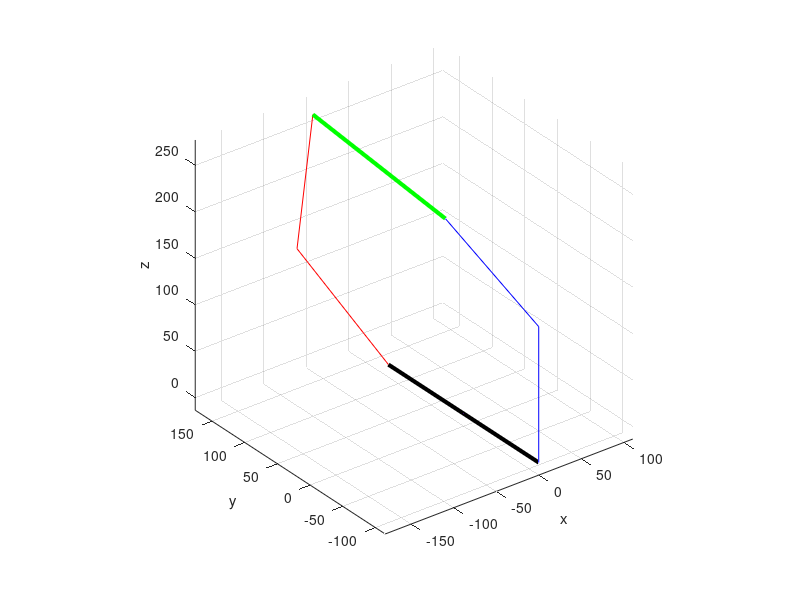

This figure's MATLAB source:
clc
clear
clf
l1 = 230.0692;
l2 = 146.25;
L1 = 230.0692;
L2 = 146.25;

% l1 = 2.20;
% l2 = 1.4725;
% L1 = 2.20;
% L2 = 1.4725;
% deg = pi/180;

q11q12q21q22 = [1.2*pi/4, 1*pi/2, 1*pi/4, 0.6*pi/2];
% q11q12q21q22 = [1.35283894173723    1.51568066620560    0.771619248250125    1.01963972090195];
q11 = q11q12q21q22(1);
q12 = q11q12q21q22(2);
q21 = q11q12q21q22(3);
q22 = q11q12q21q22(4);

x11 = sin(q11);
y11 = cos(q11);
x12 = sin(q12);
y12 = cos(q12);
x21 = sin(q21);
y21 = cos(q21);
x22 = sin(q22);
y22 = cos(q22);
% x1213 =  sin(q12 + q13);
% y1213 =  cos(q12 + q13);
% x2223 =  sin(q22 + q23);
% y2223 =  cos(q22 + q23);

%% Hand Calculate
%%----------------------------------------------------------------------------            
% the Substitutional Variables
F = cos(q11) * cos(q21) - sin(q11) * sin(q21);
G = sin(q12) - sin(q22);

D1 = 2 * L2 * F;
D2 = 2 * (L2 * cos(q22) + L1 * cos(q21) + L2 * F * cos(q12));

E1 = 2 * (L2 * cos(q12) + L1 * cos(q11) + L2 * F * cos(q22));
E2 = L2 * cos(q12)^2 + 2 * (L2 * F * cos(q22) + L1 * cos(q11)) * cos(q12) + L2 * cos(q22)^2 + 2 * L1 * cos(q21) * cos(q22);

H1 = L2^2;
H2 = 2 * L2 * E1;
H3 = 2 * L2^2 + E1^2 + 2 * L2 * E2 - D1^2;
H4 = 2 * (L2 * E1 + E1 * E2 - D1 * D2);
H5 = L2^2 + 2 * L2 * E2 + E2^2 - D2^2;

I1 = 2 * L2^2 - D1^2;
I2 = 2 * (L2 * E1 - D1 * D2);
I3 = 2 * L2^2 + 2 * L2 * E2 - D2^2;

%%----------------------------Simplified version----------------------------
J1 = L2^2 * G^4 - G^2 * (I1 - I2 + I3) + H1 - H2 + H3 - H4 + H5;
J2 = L2^2 * 8 * G^3 - 4 * G * (I1 - I2 + I3);
J3 = L2^2 * (4 * G^4 + 24 * G^2) - (4 * (I1 - I2 + I3) + 2 * G^2 * (2 * I3 - I2)) - 4 * H1 + 2 * H2 - 2 * H4 + 4 * H5;
J4 = L2^2 * (24 * G^3 + 32 * G) - 4 * G * (-I1 - I2 + 3 * I3);
J5 = L2^2 * (6 * G^4 + 48 * G^2 + 16) - (8 * (I3 - I1) + 2 * G^2 * (3 * I3 - I1)) + 6 * H1 - 2 * H3 + 6 * H5;
J6 = L2^2 * (24 * G^3 + 32 * G) - 4 * G * (-I1 + I2 + 3 * I3);
J7 = L2^2 * (4 * G^4 + 24 * G^2) - (4 * (I1 + I2 + I3) + 2 * G^2 * (I2 + 2 * I3)) - 4 * H1 - 2 * H2 + 2 * H4 + 4 * H5;
J8 = L2^2 * 8 * G^3 - 4 * G * (I1 + I2 + I3);
J9 = L2^2 * G^4 - G^2 * (I1 + I2 + I3) + H1 + H2 + H3 + H4 + H5;

% the coefficient matrix of the 8-degree polynomials equation
CoefficientMatrix8_Ji = [J1, J2, J3, J4, J5, J6, J7, J8, J9];

% calculate the root of the 8-degree polynomials equation
x = roots(CoefficientMatrix8_Ji);
%%----------------------------------------------------------------------------  
J1 * x.^8  + J2 * x.^7 + J3 * x.^6  + J4 * x.^5 + J5 * x.^4  + J6 * x.^3 + J7 * x.^2 + J8 * x.^1 + J9;

%% Symbolic Solution
% syms x
% C1 * x^8  + C2 * x^7 + C3 * x^6  + C4 * x^5 + C5 * x^4  + C6 * x^3 + C7 * x^2 + C8 * x^1 + C9 = 0;
% x = tan[(q12 + q13/2)/2]
% the coefficient matrix of the 8-degree polynomials equations
% the coefficient matrix of the 8-degree polynomials equation
% CoefficientMatrix8 = [C1, C2, C3, C4, C5, C6, C7, C8, C9];
%%----------------------------------------------------------------------------  
A1 = l2 * x11;
A2 = l2 * x21;
A3 = l2 * x11 * y12 - l2 * x21 * y22;
A4 = l2 * y11;
A5 = l2 * y21;
A6 = l2 * y11 * y12 + l2 * y21 * y22 + l1;

C1 =  (A2^4 + 2*A2^2*A5^2 + A5^4)*x12^4 + (- 4*A2^4 - 8*A2^2*A5^2 - 4*A5^4)*x12^3*x22 + (6*A2^4 + 12*A2^2*A5^2 + 6*A5^4)*x12^2*x22^2 + (2*A1^2*A2^2 - 2*A1^2*A5^2 - 4*A1*A2^2*A3 - 8*A1*A2*A4*A5 + 8*A1*A2*A5*A6 + 4*A1*A3*A5^2 - 2*A2^4 + 2*A2^2*A3^2 - 2*A2^2*A4^2 + 4*A2^2*A4*A6 - 4*A2^2*A5^2 - 2*A2^2*A6^2 + 2*A2^2*l1^2 + 8*A2*A3*A4*A5 - 8*A2*A3*A5*A6 - 2*A3^2*A5^2 + 2*A4^2*A5^2 - 4*A4*A5^2*A6 - 2*A5^4 + 2*A5^2*A6^2 + 2*A5^2*l1^2)*x12^2 + (- 4*A2^4 - 8*A2^2*A5^2 - 4*A5^4)*x12*x22^3 + (- 4*A1^2*A2^2 + 4*A1^2*A5^2 + 8*A1*A2^2*A3 + 16*A1*A2*A4*A5 - 16*A1*A2*A5*A6 - 8*A1*A3*A5^2 + 4*A2^4 - 4*A2^2*A3^2 + 4*A2^2*A4^2 - 8*A2^2*A4*A6 + 8*A2^2*A5^2 + 4*A2^2*A6^2 - 4*A2^2*l1^2 - 16*A2*A3*A4*A5 + 16*A2*A3*A5*A6 + 4*A3^2*A5^2 - 4*A4^2*A5^2 + 8*A4*A5^2*A6 + 4*A5^4 - 4*A5^2*A6^2 - 4*A5^2*l1^2)*x12*x22 + (A2^4 + 2*A2^2*A5^2 + A5^4)*x22^4 + (2*A1^2*A2^2 - 2*A1^2*A5^2 - 4*A1*A2^2*A3 - 8*A1*A2*A4*A5 + 8*A1*A2*A5*A6 + 4*A1*A3*A5^2 - 2*A2^4 + 2*A2^2*A3^2 - 2*A2^2*A4^2 + 4*A2^2*A4*A6 - 4*A2^2*A5^2 - 2*A2^2*A6^2 + 2*A2^2*l1^2 + 8*A2*A3*A4*A5 - 8*A2*A3*A5*A6 - 2*A3^2*A5^2 + 2*A4^2*A5^2 - 4*A4*A5^2*A6 - 2*A5^4 + 2*A5^2*A6^2 + 2*A5^2*l1^2)*x22^2 + A1^4 - 4*A1^3*A3 - 2*A1^2*A2^2 + 6*A1^2*A3^2 + 2*A1^2*A4^2 - 4*A1^2*A4*A6 + 2*A1^2*A5^2 + 2*A1^2*A6^2 - 2*A1^2*l1^2 + 4*A1*A2^2*A3 + 8*A1*A2*A4*A5 - 8*A1*A2*A5*A6 - 4*A1*A3^3 - 4*A1*A3*A4^2 + 8*A1*A3*A4*A6 - 4*A1*A3*A5^2 - 4*A1*A3*A6^2 + 4*A1*A3*l1^2 + A2^4 - 2*A2^2*A3^2 + 2*A2^2*A4^2 - 4*A2^2*A4*A6 + 2*A2^2*A5^2 + 2*A2^2*A6^2 - 2*A2^2*l1^2 - 8*A2*A3*A4*A5 + 8*A2*A3*A5*A6 + A3^4 + 2*A3^2*A4^2 - 4*A3^2*A4*A6 + 2*A3^2*A5^2 + 2*A3^2*A6^2 - 2*A3^2*l1^2 + A4^4 - 4*A4^3*A6 - 2*A4^2*A5^2 + 6*A4^2*A6^2 - 2*A4^2*l1^2 + 4*A4*A5^2*A6 - 4*A4*A6^3 + 4*A4*A6*l1^2 + A5^4 - 2*A5^2*A6^2 - 2*A5^2*l1^2 + A6^4 - 2*A6^2*l1^2 + l1^4;
C2 =  (8*A2^4 + 16*A2^2*A5^2 + 8*A5^4)*x12^3 + (- 24*A2^4 - 48*A2^2*A5^2 - 24*A5^4)*x12^2*x22 + (24*A2^4 + 48*A2^2*A5^2 + 24*A5^4)*x12*x22^2 + (8*A1^2*A2^2 - 8*A1^2*A5^2 - 16*A1*A2^2*A3 - 32*A1*A2*A4*A5 + 32*A1*A2*A5*A6 + 16*A1*A3*A5^2 - 8*A2^4 + 8*A2^2*A3^2 - 8*A2^2*A4^2 + 16*A2^2*A4*A6 - 16*A2^2*A5^2 - 8*A2^2*A6^2 + 8*A2^2*l1^2 + 32*A2*A3*A4*A5 - 32*A2*A3*A5*A6 - 8*A3^2*A5^2 + 8*A4^2*A5^2 - 16*A4*A5^2*A6 - 8*A5^4 + 8*A5^2*A6^2 + 8*A5^2*l1^2)*x12 + (- 8*A2^4 - 16*A2^2*A5^2 - 8*A5^4)*x22^3 + (- 8*A1^2*A2^2 + 8*A1^2*A5^2 + 16*A1*A2^2*A3 + 32*A1*A2*A4*A5 - 32*A1*A2*A5*A6 - 16*A1*A3*A5^2 + 8*A2^4 - 8*A2^2*A3^2 + 8*A2^2*A4^2 - 16*A2^2*A4*A6 + 16*A2^2*A5^2 + 8*A2^2*A6^2 - 8*A2^2*l1^2 - 32*A2*A3*A4*A5 + 32*A2*A3*A5*A6 + 8*A3^2*A5^2 - 8*A4^2*A5^2 + 16*A4*A5^2*A6 + 8*A5^4 - 8*A5^2*A6^2 - 8*A5^2*l1^2)*x22;
C3 =  (4*A2^4 + 8*A2^2*A5^2 + 4*A5^4)*x12^4 + (- 16*A2^4 - 32*A2^2*A5^2 - 16*A5^4)*x12^3*x22 + (24*A2^4 + 48*A2^2*A5^2 + 24*A5^4)*x12^2*x22^2 + (16*A2^4 + 8*A2^2*A3^2 - 8*A1*A2^2*A3 + 32*A2^2*A5^2 - 8*A2^2*A6^2 + 8*A4*A2^2*A6 + 8*A2^2*l1^2 - 32*A2*A3*A5*A6 + 16*A4*A2*A3*A5 + 16*A1*A2*A5*A6 - 8*A3^2*A5^2 + 8*A1*A3*A5^2 + 16*A5^4 + 8*A5^2*A6^2 - 8*A4*A5^2*A6 + 8*A5^2*l1^2)*x12^2 + (- 16*A2^4 - 32*A2^2*A5^2 - 16*A5^4)*x12*x22^3 + (- 32*A2^4 - 16*A2^2*A3^2 + 16*A1*A2^2*A3 - 64*A2^2*A5^2 + 16*A2^2*A6^2 - 16*A4*A2^2*A6 - 16*A2^2*l1^2 + 64*A2*A3*A5*A6 - 32*A4*A2*A3*A5 - 32*A1*A2*A5*A6 + 16*A3^2*A5^2 - 16*A1*A3*A5^2 - 32*A5^4 - 16*A5^2*A6^2 + 16*A4*A5^2*A6 - 16*A5^2*l1^2)*x12*x22 + (4*A2^4 + 8*A2^2*A5^2 + 4*A5^4)*x22^4 + (16*A2^4 + 8*A2^2*A3^2 - 8*A1*A2^2*A3 + 32*A2^2*A5^2 - 8*A2^2*A6^2 + 8*A4*A2^2*A6 + 8*A2^2*l1^2 - 32*A2*A3*A5*A6 + 16*A4*A2*A3*A5 + 16*A1*A2*A5*A6 - 8*A3^2*A5^2 + 8*A1*A3*A5^2 + 16*A5^4 + 8*A5^2*A6^2 - 8*A4*A5^2*A6 + 8*A5^2*l1^2)*x22^2 - 4*A1^4 + 8*A1^3*A3 + 8*A1^2*A2^2 - 8*A1^2*A4^2 + 8*A1^2*A4*A6 - 8*A1^2*A5^2 - 8*A1*A2^2*A3 - 32*A1*A2*A4*A5 + 16*A1*A2*A5*A6 - 8*A1*A3^3 + 8*A1*A3*A4^2 + 8*A1*A3*A5^2 - 8*A1*A3*A6^2 + 8*A1*A3*l1^2 - 4*A2^4 - 8*A2^2*A4^2 + 8*A2^2*A4*A6 - 8*A2^2*A5^2 + 16*A2*A3*A4*A5 + 4*A3^4 - 8*A3^2*A4*A6 + 8*A3^2*A6^2 - 8*A3^2*l1^2 - 4*A4^4 + 8*A4^3*A6 + 8*A4^2*A5^2 - 8*A4*A5^2*A6 - 8*A4*A6^3 + 8*A4*A6*l1^2 - 4*A5^4 + 4*A6^4 - 8*A6^2*l1^2 + 4*l1^4;
C4 =  (24*A2^4 + 48*A2^2*A5^2 + 24*A5^4)*x12^3 + (- 72*A2^4 - 144*A2^2*A5^2 - 72*A5^4)*x12^2*x22 + (72*A2^4 + 144*A2^2*A5^2 + 72*A5^4)*x12*x22^2 + (- 8*A1^2*A2^2 + 8*A1^2*A5^2 - 16*A1*A2^2*A3 + 32*A1*A2*A4*A5 + 32*A1*A2*A5*A6 + 16*A1*A3*A5^2 + 8*A2^4 + 24*A2^2*A3^2 + 8*A2^2*A4^2 + 16*A2^2*A4*A6 + 16*A2^2*A5^2 - 24*A2^2*A6^2 + 24*A2^2*l1^2 + 32*A2*A3*A4*A5 - 96*A2*A3*A5*A6 - 24*A3^2*A5^2 - 8*A4^2*A5^2 - 16*A4*A5^2*A6 + 8*A5^4 + 24*A5^2*A6^2 + 24*A5^2*l1^2)*x12 + (- 24*A2^4 - 48*A2^2*A5^2 - 24*A5^4)*x22^3 + (8*A1^2*A2^2 - 8*A1^2*A5^2 + 16*A1*A2^2*A3 - 32*A1*A2*A4*A5 - 32*A1*A2*A5*A6 - 16*A1*A3*A5^2 - 8*A2^4 - 24*A2^2*A3^2 - 8*A2^2*A4^2 - 16*A2^2*A4*A6 - 16*A2^2*A5^2 + 24*A2^2*A6^2 - 24*A2^2*l1^2 - 32*A2*A3*A4*A5 + 96*A2*A3*A5*A6 + 24*A3^2*A5^2 + 8*A4^2*A5^2 + 16*A4*A5^2*A6 - 8*A5^4 - 24*A5^2*A6^2 - 24*A5^2*l1^2)*x22;
C5 =  (6*A2^4 + 12*A2^2*A5^2 + 6*A5^4)*x12^4 + (- 24*A2^4 - 48*A2^2*A5^2 - 24*A5^4)*x12^3*x22 + (36*A2^4 + 72*A2^2*A5^2 + 36*A5^4)*x12^2*x22^2 + (- 4*A1^2*A2^2 + 4*A1^2*A5^2 + 16*A1*A2*A4*A5 + 36*A2^4 + 12*A2^2*A3^2 + 4*A2^2*A4^2 + 72*A2^2*A5^2 - 12*A2^2*A6^2 + 12*A2^2*l1^2 - 48*A2*A3*A5*A6 - 12*A3^2*A5^2 - 4*A4^2*A5^2 + 36*A5^4 + 12*A5^2*A6^2 + 12*A5^2*l1^2)*x12^2 + (- 24*A2^4 - 48*A2^2*A5^2 - 24*A5^4)*x12*x22^3 + (8*A1^2*A2^2 - 8*A1^2*A5^2 - 32*A1*A2*A4*A5 - 72*A2^4 - 24*A2^2*A3^2 - 8*A2^2*A4^2 - 144*A2^2*A5^2 + 24*A2^2*A6^2 - 24*A2^2*l1^2 + 96*A2*A3*A5*A6 + 24*A3^2*A5^2 + 8*A4^2*A5^2 - 72*A5^4 - 24*A5^2*A6^2 - 24*A5^2*l1^2)*x12*x22 + (6*A2^4 + 12*A2^2*A5^2 + 6*A5^4)*x22^4 + (- 4*A1^2*A2^2 + 4*A1^2*A5^2 + 16*A1*A2*A4*A5 + 36*A2^4 + 12*A2^2*A3^2 + 4*A2^2*A4^2 + 72*A2^2*A5^2 - 12*A2^2*A6^2 + 12*A2^2*l1^2 - 48*A2*A3*A5*A6 - 12*A3^2*A5^2 - 4*A4^2*A5^2 + 36*A5^4 + 12*A5^2*A6^2 + 12*A5^2*l1^2)*x22^2 + 6*A1^4 - 12*A1^2*A2^2 - 12*A1^2*A3^2 + 12*A1^2*A4^2 + 12*A1^2*A5^2 - 4*A1^2*A6^2 + 4*A1^2*l1^2 + 48*A1*A2*A4*A5 - 16*A1*A3*A4*A6 + 6*A2^4 + 4*A2^2*A3^2 + 12*A2^2*A4^2 + 12*A2^2*A5^2 - 4*A2^2*A6^2 + 4*A2^2*l1^2 - 16*A2*A3*A5*A6 + 6*A3^4 - 4*A3^2*A4^2 - 4*A3^2*A5^2 + 12*A3^2*A6^2 - 12*A3^2*l1^2 + 6*A4^4 - 12*A4^2*A5^2 - 12*A4^2*A6^2 + 4*A4^2*l1^2 + 6*A5^4 + 4*A5^2*A6^2 + 4*A5^2*l1^2 + 6*A6^4 - 12*A6^2*l1^2 + 6*l1^4;
C6 = (24*A2^4 + 48*A2^2*A5^2 + 24*A5^4)*x12^3 + (- 72*A2^4 - 144*A2^2*A5^2 - 72*A5^4)*x12^2*x22 + (72*A2^4 + 144*A2^2*A5^2 + 72*A5^4)*x12*x22^2 + (- 8*A1^2*A2^2 + 8*A1^2*A5^2 + 16*A1*A2^2*A3 + 32*A1*A2*A4*A5 - 32*A1*A2*A5*A6 - 16*A1*A3*A5^2 + 8*A2^4 + 24*A2^2*A3^2 + 8*A2^2*A4^2 - 16*A2^2*A4*A6 + 16*A2^2*A5^2 - 24*A2^2*A6^2 + 24*A2^2*l1^2 - 32*A2*A3*A4*A5 - 96*A2*A3*A5*A6 - 24*A3^2*A5^2 - 8*A4^2*A5^2 + 16*A4*A5^2*A6 + 8*A5^4 + 24*A5^2*A6^2 + 24*A5^2*l1^2)*x12 + (- 24*A2^4 - 48*A2^2*A5^2 - 24*A5^4)*x22^3 + (8*A1^2*A2^2 - 8*A1^2*A5^2 - 16*A1*A2^2*A3 - 32*A1*A2*A4*A5 + 32*A1*A2*A5*A6 + 16*A1*A3*A5^2 - 8*A2^4 - 24*A2^2*A3^2 - 8*A2^2*A4^2 + 16*A2^2*A4*A6 - 16*A2^2*A5^2 + 24*A2^2*A6^2 - 24*A2^2*l1^2 + 32*A2*A3*A4*A5 + 96*A2*A3*A5*A6 + 24*A3^2*A5^2 + 8*A4^2*A5^2 - 16*A4*A5^2*A6 - 8*A5^4 - 24*A5^2*A6^2 - 24*A5^2*l1^2)*x22;
C7 = (4*A2^4 + 8*A2^2*A5^2 + 4*A5^4)*x12^4 + (- 16*A2^4 - 32*A2^2*A5^2 - 16*A5^4)*x12^3*x22 + (24*A2^4 + 48*A2^2*A5^2 + 24*A5^4)*x12^2*x22^2 + (16*A2^4 + 8*A2^2*A3^2 + 8*A1*A2^2*A3 + 32*A2^2*A5^2 - 8*A2^2*A6^2 - 8*A4*A2^2*A6 + 8*A2^2*l1^2 - 32*A2*A3*A5*A6 - 16*A4*A2*A3*A5 - 16*A1*A2*A5*A6 - 8*A3^2*A5^2 - 8*A1*A3*A5^2 + 16*A5^4 + 8*A5^2*A6^2 + 8*A4*A5^2*A6 + 8*A5^2*l1^2)*x12^2 + (- 16*A2^4 - 32*A2^2*A5^2 - 16*A5^4)*x12*x22^3 + (- 32*A2^4 - 16*A2^2*A3^2 - 16*A1*A2^2*A3 - 64*A2^2*A5^2 + 16*A2^2*A6^2 + 16*A4*A2^2*A6 - 16*A2^2*l1^2 + 64*A2*A3*A5*A6 + 32*A4*A2*A3*A5 + 32*A1*A2*A5*A6 + 16*A3^2*A5^2 + 16*A1*A3*A5^2 - 32*A5^4 - 16*A5^2*A6^2 - 16*A4*A5^2*A6 - 16*A5^2*l1^2)*x12*x22 + (4*A2^4 + 8*A2^2*A5^2 + 4*A5^4)*x22^4 + (16*A2^4 + 8*A2^2*A3^2 + 8*A1*A2^2*A3 + 32*A2^2*A5^2 - 8*A2^2*A6^2 - 8*A4*A2^2*A6 + 8*A2^2*l1^2 - 32*A2*A3*A5*A6 - 16*A4*A2*A3*A5 - 16*A1*A2*A5*A6 - 8*A3^2*A5^2 - 8*A1*A3*A5^2 + 16*A5^4 + 8*A5^2*A6^2 + 8*A4*A5^2*A6 + 8*A5^2*l1^2)*x22^2 - 4*A1^4 - 8*A1^3*A3 + 8*A1^2*A2^2 - 8*A1^2*A4^2 - 8*A1^2*A4*A6 - 8*A1^2*A5^2 + 8*A1*A2^2*A3 - 32*A1*A2*A4*A5 - 16*A1*A2*A5*A6 + 8*A1*A3^3 - 8*A1*A3*A4^2 - 8*A1*A3*A5^2 + 8*A1*A3*A6^2 - 8*A1*A3*l1^2 - 4*A2^4 - 8*A2^2*A4^2 - 8*A2^2*A4*A6 - 8*A2^2*A5^2 - 16*A2*A3*A4*A5 + 4*A3^4 + 8*A3^2*A4*A6 + 8*A3^2*A6^2 - 8*A3^2*l1^2 - 4*A4^4 - 8*A4^3*A6 + 8*A4^2*A5^2 + 8*A4*A5^2*A6 + 8*A4*A6^3 - 8*A4*A6*l1^2 - 4*A5^4 + 4*A6^4 - 8*A6^2*l1^2 + 4*l1^4;
C8 =  (8*A2^4 + 16*A2^2*A5^2 + 8*A5^4)*x12^3 + (- 24*A2^4 - 48*A2^2*A5^2 - 24*A5^4)*x12^2*x22 + (24*A2^4 + 48*A2^2*A5^2 + 24*A5^4)*x12*x22^2 + (8*A1^2*A2^2 - 8*A1^2*A5^2 + 16*A1*A2^2*A3 - 32*A1*A2*A4*A5 - 32*A1*A2*A5*A6 - 16*A1*A3*A5^2 - 8*A2^4 + 8*A2^2*A3^2 - 8*A2^2*A4^2 - 16*A2^2*A4*A6 - 16*A2^2*A5^2 - 8*A2^2*A6^2 + 8*A2^2*l1^2 - 32*A2*A3*A4*A5 - 32*A2*A3*A5*A6 - 8*A3^2*A5^2 + 8*A4^2*A5^2 + 16*A4*A5^2*A6 - 8*A5^4 + 8*A5^2*A6^2 + 8*A5^2*l1^2)*x12 + (- 8*A2^4 - 16*A2^2*A5^2 - 8*A5^4)*x22^3 + (- 8*A1^2*A2^2 + 8*A1^2*A5^2 - 16*A1*A2^2*A3 + 32*A1*A2*A4*A5 + 32*A1*A2*A5*A6 + 16*A1*A3*A5^2 + 8*A2^4 - 8*A2^2*A3^2 + 8*A2^2*A4^2 + 16*A2^2*A4*A6 + 16*A2^2*A5^2 + 8*A2^2*A6^2 - 8*A2^2*l1^2 + 32*A2*A3*A4*A5 + 32*A2*A3*A5*A6 + 8*A3^2*A5^2 - 8*A4^2*A5^2 - 16*A4*A5^2*A6 + 8*A5^4 - 8*A5^2*A6^2 - 8*A5^2*l1^2)*x22;
C9 =  (A2^4 + 2*A2^2*A5^2 + A5^4)*x12^4 + (- 4*A2^4 - 8*A2^2*A5^2 - 4*A5^4)*x12^3*x22 + (6*A2^4 + 12*A2^2*A5^2 + 6*A5^4)*x12^2*x22^2 + (2*A1^2*A2^2 - 2*A1^2*A5^2 + 4*A1*A2^2*A3 - 8*A1*A2*A4*A5 - 8*A1*A2*A5*A6 - 4*A1*A3*A5^2 - 2*A2^4 + 2*A2^2*A3^2 - 2*A2^2*A4^2 - 4*A2^2*A4*A6 - 4*A2^2*A5^2 - 2*A2^2*A6^2 + 2*A2^2*l1^2 - 8*A2*A3*A4*A5 - 8*A2*A3*A5*A6 - 2*A3^2*A5^2 + 2*A4^2*A5^2 + 4*A4*A5^2*A6 - 2*A5^4 + 2*A5^2*A6^2 + 2*A5^2*l1^2)*x12^2 + (- 4*A2^4 - 8*A2^2*A5^2 - 4*A5^4)*x12*x22^3 + (- 4*A1^2*A2^2 + 4*A1^2*A5^2 - 8*A1*A2^2*A3 + 16*A1*A2*A4*A5 + 16*A1*A2*A5*A6 + 8*A1*A3*A5^2 + 4*A2^4 - 4*A2^2*A3^2 + 4*A2^2*A4^2 + 8*A2^2*A4*A6 + 8*A2^2*A5^2 + 4*A2^2*A6^2 - 4*A2^2*l1^2 + 16*A2*A3*A4*A5 + 16*A2*A3*A5*A6 + 4*A3^2*A5^2 - 4*A4^2*A5^2 - 8*A4*A5^2*A6 + 4*A5^4 - 4*A5^2*A6^2 - 4*A5^2*l1^2)*x12*x22 + (A2^4 + 2*A2^2*A5^2 + A5^4)*x22^4 + (2*A1^2*A2^2 - 2*A1^2*A5^2 + 4*A1*A2^2*A3 - 8*A1*A2*A4*A5 - 8*A1*A2*A5*A6 - 4*A1*A3*A5^2 - 2*A2^4 + 2*A2^2*A3^2 - 2*A2^2*A4^2 - 4*A2^2*A4*A6 - 4*A2^2*A5^2 - 2*A2^2*A6^2 + 2*A2^2*l1^2 - 8*A2*A3*A4*A5 - 8*A2*A3*A5*A6 - 2*A3^2*A5^2 + 2*A4^2*A5^2 + 4*A4*A5^2*A6 - 2*A5^4 + 2*A5^2*A6^2 + 2*A5^2*l1^2)*x22^2 + A1^4 + 4*A1^3*A3 - 2*A1^2*A2^2 + 6*A1^2*A3^2 + 2*A1^2*A4^2 + 4*A1^2*A4*A6 + 2*A1^2*A5^2 + 2*A1^2*A6^2 - 2*A1^2*l1^2 - 4*A1*A2^2*A3 + 8*A1*A2*A4*A5 + 8*A1*A2*A5*A6 + 4*A1*A3^3 + 4*A1*A3*A4^2 + 8*A1*A3*A4*A6 + 4*A1*A3*A5^2 + 4*A1*A3*A6^2 - 4*A1*A3*l1^2 + A2^4 - 2*A2^2*A3^2 + 2*A2^2*A4^2 + 4*A2^2*A4*A6 + 2*A2^2*A5^2 + 2*A2^2*A6^2 - 2*A2^2*l1^2 + 8*A2*A3*A4*A5 + 8*A2*A3*A5*A6 + A3^4 + 2*A3^2*A4^2 + 4*A3^2*A4*A6 + 2*A3^2*A5^2 + 2*A3^2*A6^2 - 2*A3^2*l1^2 + A4^4 + 4*A4^3*A6 - 2*A4^2*A5^2 + 6*A4^2*A6^2 - 2*A4^2*l1^2 - 4*A4*A5^2*A6 + 4*A4*A6^3 - 4*A4*A6*l1^2 + A5^4 - 2*A5^2*A6^2 - 2*A5^2*l1^2 + A6^4 - 2*A6^2*l1^2 + l1^4;

% the coefficient matrix of the 8-degree polynomials equation
CoefficientMatrix8_Ci = [C1, C2, C3, C4, C5, C6, C7, C8, C9]/2.13890625e4;

% calculate the root of the 8-degree polynomials equation
%---------- x = roots()-----------
% x = roots(CoefficientMatrix8_Ci);

%---------- x = fzero(fun,x0)-----------
% fun = @(x) J1 * x.^8  + J2 * x.^7 + J3 * x.^6  + J4 * x.^5 + J5 * x.^4  + J6 * x.^3 + J7 * x.^2 + J8 * x.^1 + J9;
% x0 = 0;
% x = fzero(fun,x0);
%%----------------------------------------------------------------------------  

%  error = CoefficientMatrix8_Ci/CoefficientMatrix8_Ji

%%
% get the value of real number (+/-)
x = x(imag(x) == 0);
NumRealq13 = length (x);

% the final value of "+/-theta13" 
% the programm should judge the sign of the value

% For real elements of X, atan(X) returns values in the interval [-pi/2,pi/2]
% Here we elimate the q13all = +/-pi, namely, p = [0 0 0 0 0 0]
for i = 1:length (x)
    if  abs( abs(2 * atan(x(i)) - q12) - pi ) > 1e-8
        if 2 * atan(x(i)) - q12 < 0
            q13all(i) =  2*pi + 2 * atan(x(i)) - q12;
        else
            q13all(i) =  2 * atan(x(i)) - q12;
        end
    else
        continue;
    end
end
%% ------------------Obtain all of the correct values and assign to q13q23-------------------------
% numbers of i and j are used to count the possible values that satisfy the
% condiation of C1z = C2z; And then, assign all the possible values to
% matrix q13q23;
tic
for Numq13 = 1:length(q13all)
    
    q13SingleValue = q13all(Numq13);
    
    %% -------------- Calculate the value of q23 (theta23) ----------------
    % (q22+q23all)*180/pi
    % sin(q12) + sin(q12+q13SingleValue) - sin(q22) - sin(q22+q23all) == 0
    %  For real elements of x in the interval [-1,1], asin(x) returns values in the interval [-pi/2,pi/2]
    % iterative method to get the optimal value
    % if
    j = 0;
    delta_q13 = 0.1;
    while(abs(sin(q12) + sin(q12 + q13SingleValue) - sin(q22)) >= 1 && j <= 500)
        j = j + 1;
        if q12 + q13SingleValue > pi/2 || (q12 + q13SingleValue > -pi/2 && q12 + q13SingleValue <= 0)
            q13SingleValue = q13SingleValue + delta_q13;
        elseif q12 + q13SingleValue < -pi/2 || (q12 + q13SingleValue > 0 && q12 + q13SingleValue < pi/2)
            q13SingleValue = q13SingleValue - delta_q13;
        end
    end
    %
    q23all(1) = asin(sin(q12) + sin(q12 + q13SingleValue) - sin(q22)) - q22;
    if sin(q12) + sin(q12 + q13SingleValue) - sin(q22) <= 0
        q23all(2) =  - pi - asin(sin(q12) + sin(q12 + q13SingleValue) - sin(q22)) - q22;
    else
        q23all(2) =    pi - asin(sin(q12) + sin(q12 + q13SingleValue) - sin(q22)) - q22;
    end
    % q23all * 180 / pi
    
    for Numq23 = 1:length(q23all)
        q23SingleValue = q23all(Numq23);
        %%-----------------------Get the output values of Moving Platform-----------------------
        %%--------------------Calculate the position of Ai Bi Ci------------------
        A1 = [0, -L1/2, 0];
        B1 = [L2 * cos(q12) * sin(q11), -L1/2 - L2 * cos(q12) * cos(q11), L2 * sin(q12)];
        C1 = [L2 * (cos(q12) + cos(q12 + q13SingleValue)) * sin(q11), -L1/2 - L2 * (cos(q12) + cos(q12 + q13SingleValue)) * cos(q11), ...
            L2 * (sin(q12) + sin(q12 + q13SingleValue))];
        
        A2 = [0, L1/2, 0];
        B2 = [- L2 * cos(q22) * sin(q21), L1/2 + L2 * cos(q22) * cos(q21), L2 * sin(q22)];
        C2 = [- L2 * (cos(q22) + cos(q22 + q23SingleValue)) * sin(q21), L1/2 + L2 * (cos(q22) + cos(q22 + q23SingleValue)) * cos(q21),...
            L2 * (sin(q22) + sin(q22 + q23SingleValue))];
        %%------------------------------------------------------------------------
        JudgeLength_C1C2(Numq23) = norm(C1 - C2) - L1;
    end
    
    %Choose the column of minmum solution
    [~,col] = find(JudgeLength_C1C2 == min(JudgeLength_C1C2));
    
    %% Note:::::::::::::
    %  The value from 8-degree polynomials equation is not correct!!!!!
    % In order to get the right value, here, I use the calculated minimum q13SingleValue data to approch the correct value
    
    % Approching Algorithm is a iterative pocesss see below in
    % While loop
    if  abs(C1(3) - C2(3)) > 1e-8 || abs( q13all(Numq13) ) - pi > 1e-8 || abs(JudgeLength_C1C2(col(1))) > 1e-8
        JudgeLength_C1C2_min = JudgeLength_C1C2(col(1));
        delta_q13 = 0.05;
        q13SingleValue = q13SingleValue - delta_q13;
        SignChange_1 = 0;
        SignChange_2 = 0;
        k = 0;
        
        % iterative method to get the optimal value
        while(abs(norm(C1 - C2) - L1) > 1e-8 && k <= 500)
            k = k + 1;
            %j = 0;
            % Here, we must make sure 'sin_value belongs to [-1 1]'
            sin_value = sin(q12) + sin(q12 + q13SingleValue) - sin(q22);
%             while(abs(sin_value) >= 1 && j <= 500)
%                 j = j + 1;
%                 if (q12 + q13SingleValue > pi/2 && q12 + q13SingleValue <= pi)||...
%                         (q12 + q13SingleValue > 3*pi/2 && q12 + q13SingleValue <= 2*pi)
%                     q13SingleValue = q13SingleValue + delta_q13;
%                 elseif  (q12 + q13SingleValue >= 0 && q12 + q13SingleValue <= pi/2)||...
%                         (q12 + q13SingleValue > pi && q12 + q13SingleValue <= 3*pi/2)
%                     q13SingleValue = q13SingleValue - delta_q13;
%                 end
%                 sin_value = sin(q12) + sin(q12 + q13SingleValue) - sin(q22);
%             end
            %
            q23all(1) = asin(sin_value) - q22;
            if sin_value <= 0
                q23all(2) =  - pi - asin(sin_value) - q22;
            else
                q23all(2) =    pi - asin(sin_value) - q22;
            end
            % Choose the correct q23all
            if k == 1
                for Numq23 = 1:length(q23all)
                    q23SingleValue = q23all(Numq23);
                    C1 = [L2 * (cos(q12) + cos(q12 + q13SingleValue)) * sin(q11), -L1/2 - L2 * (cos(q12) + cos(q12 + q13SingleValue)) * cos(q11), ...
                        L2 * (sin(q12) + sin(q12 + q13SingleValue))];
                    C2 = [- L2 * (cos(q22) + cos(q22 + q23SingleValue)) * sin(q21), L1/2 + L2 * (cos(q22) + cos(q22 + q23SingleValue)) * cos(q21),...
                        L2 * (sin(q22) + sin(q22 + q23SingleValue))];
                    JudgeLength_C1C2(Numq23) = norm(C1 - C2) - L1;
                end
                %Choose the column of minmum solution
                [~,col] = find(JudgeLength_C1C2 == min(JudgeLength_C1C2));
                %JudgeLength_C1C2_min = JudgeLength_C1C2(col(1));
            else
                q23SingleValue = q23all(col);
                C1 = [L2 * (cos(q12) + cos(q12 + q13SingleValue)) * sin(q11), -L1/2 - L2 * (cos(q12) + cos(q12 + q13SingleValue)) * cos(q11), ...
                    L2 * (sin(q12) + sin(q12 + q13SingleValue))];
                C2 = [- L2 * (cos(q22) + cos(q22 + q23SingleValue)) * sin(q21), L1/2 + L2 * (cos(q22) + cos(q22 + q23SingleValue)) * cos(q21),...
                    L2 * (sin(q22) + sin(q22 + q23SingleValue))];
            end
            %
            if JudgeLength_C1C2_min > 0
                if SignChange_1 == 0
                    if(norm(C1 - C2) - L1) - JudgeLength_C1C2_min < 0
                        delta_q13 = 0.5 * delta_q13;
                    elseif (norm(C1 - C2) - L1) - JudgeLength_C1C2_min >= 0
                        delta_q13 = - 0.5 * delta_q13;
                    end                    
                end
                SignChange_1 = SignChange_1 + 1;
                SignChange_2 = 0;
            elseif JudgeLength_C1C2_min < 0
                if SignChange_2 == 0
                    if(norm(C1 - C2) - L1) - JudgeLength_C1C2_min > 0
                        delta_q13 = 0.5 * delta_q13;
                    elseif (norm(C1 - C2) - L1) - JudgeLength_C1C2_min <= 0
                        delta_q13 = - 0.5 * delta_q13;
                    end
                end
                SignChange_1 = 0;
                SignChange_2 = SignChange_2 + 1;
            end
            q13SingleValue = q13SingleValue - delta_q13;
            JudgeLength_C1C2_min = norm(C1 - C2) - L1;
        end
        
        % assign the values to q13q23
        q13 = q13SingleValue;
        q23 = q23SingleValue;
        
        % Calculate the center point of moving platform
        p(1:3) = (C1 + C2) / 2;
        C1C2 = C2 - C1;
        yaxis = [0, 1, 0];
        % Judge the direction of the rotation around Z-axis
        if C1(1) < C2(1)
            gamma = -acos((C1C2 * yaxis')/(norm(C1C2)* norm(yaxis)));
        else
            gamma = acos((C1C2 * yaxis')/(norm(C1C2)* norm(yaxis)));
        end
        p(4:6) = [0, 0, gamma];
        ABC = [A1, B1, C1, A2, B2, C2];
        
        %%-------------------------q14q15 and q24q25------------------------------
        % Calculate the angles of q14q15 and q24q25
        q14 = q12 + q13 - pi/2;
        q15 = q11;
        q24 = q22 + q23 - pi/2;
        q25 = q21;
        %%------------------------------------------------------------------------
        %%-------------------------q11-q15 and q21-q25------------------------------
        q1q2 = [q11, q12, q13, q14, q15, q21, q22, q23, q24, q25];
        if abs( abs(q13SingleValue) - pi ) < 1e-8
            % q13SingleValue = +/- pi
            continue;
        else
            break;
        end
    elseif  abs( q13all(Numq13) ) - pi < 1e-8 && JudgeLength_C1C2(col(1)) < 1e-8
        display('Zero Position, Calculation process needs to check!');
        p = [0 0 0 0 0 0];
        gamma = 0;
        q13 = pi;
        q23 = pi;
        ABC = [A1, B1, C1, A2, B2, C2];
        q14 = q12 + q13 - pi/2;
        q15 = q11;
        q24 = q22 + q23 - pi/2;
        q25 = q21;
        q1q2 = [q11, q12, q13, q14, q15, q21, q22, q23, q24, q25];
    else
        display('No solution for this input, Calculation process is stopped');
        p = [];
        ABC = [];
        q1q2 = [0, pi/4, pi/2, -pi/4, 0, 0, pi/4, pi/2, -pi/4, 0];
    end
    
end
toc
 
norm(C1 - B1)
norm(C1 - C2) - L1
j
 %% --------------------Plot the mechanism Ai Bi Ci------------------
 PA1B1C1x = [A1(1), B1(1), C1(1)];
 PA1B1C1y = [A1(2), B1(2), C1(2)];
 PA1B1C1z = [A1(3), B1(3), C1(3)];
 plot3(PA1B1C1x, PA1B1C1y, PA1B1C1z,'b-'); hold on;
 
 PA2B2C2x = [A2(1), B2(1), C2(1)];
 PA2B2C2y = [A2(2), B2(2), C2(2)];
 PA2B2C2z = [A2(3), B2(3), C2(3)];
 plot3(PA2B2C2x, PA2B2C2y, PA2B2C2z,'r-'); hold on;
 
 PC1C2x = [C1(1), C2(1)];
 PC1C2y = [C1(2), C2(2)];
 PC1C2z = [C1(3), C2(3)];
 plot3(PC1C2x, PC1C2y, PC1C2z,'g-','linewidth',3); hold on;
 
 PA1A2x = [A1(1), A2(1)];
 PA1A2y = [A1(2), A2(2)];
 PA1A2z = [A1(3), A2(3)];
 plot3(PA1A2x, PA1A2y, PA1A2z,'k-','linewidth',3); hold on;
 
 grid on;
 axis equal;
 xlabel('x');
 ylabel('y');
 zlabel('z');
 
%----------------- plot xyz axes of base point --------------
x_axis = [0.5 0 0];
y_axis = [0 0.5 0];
z_axis = [0 0 0.5];
OP= [0 0 0];
xyz = [OP;x_axis;OP;y_axis;OP;z_axis];
i = 1:2;
plot3(xyz(i,1),xyz(i,2),xyz(i,3),'-r');
i = 3:4;
plot3(xyz(i,1),xyz(i,2),xyz(i,3),'-g');
i = 5:6;
plot3(xyz(i,1),xyz(i,2),xyz(i,3),'-b');
axis equal;
%-----------------------------------------------------------

%%Here is used to judge the existance of the solution
if j > 500
    display('No solution for this input, Calculation process is stopped');
    p = [];
    ABC = [];
    q1q2 = [0, pi/4, pi/2, -pi/4, 0, 0, pi/4, pi/2, -pi/4, 0];
end

